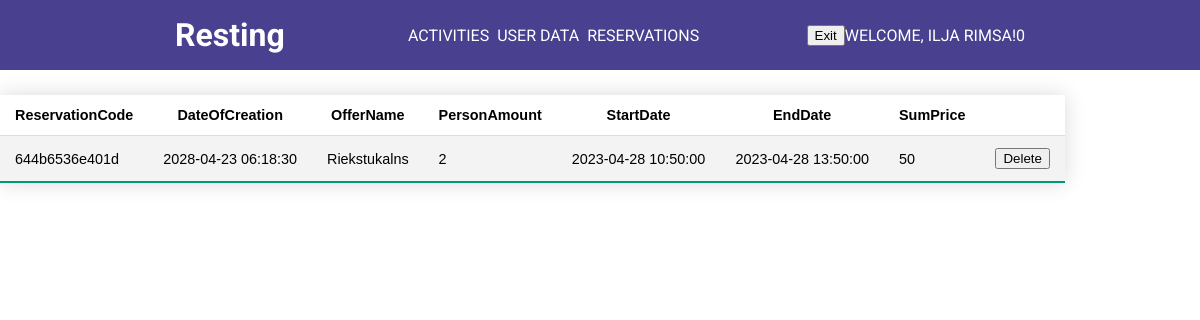
The app's page /php/user/UserReservation.php (signed in), older data.
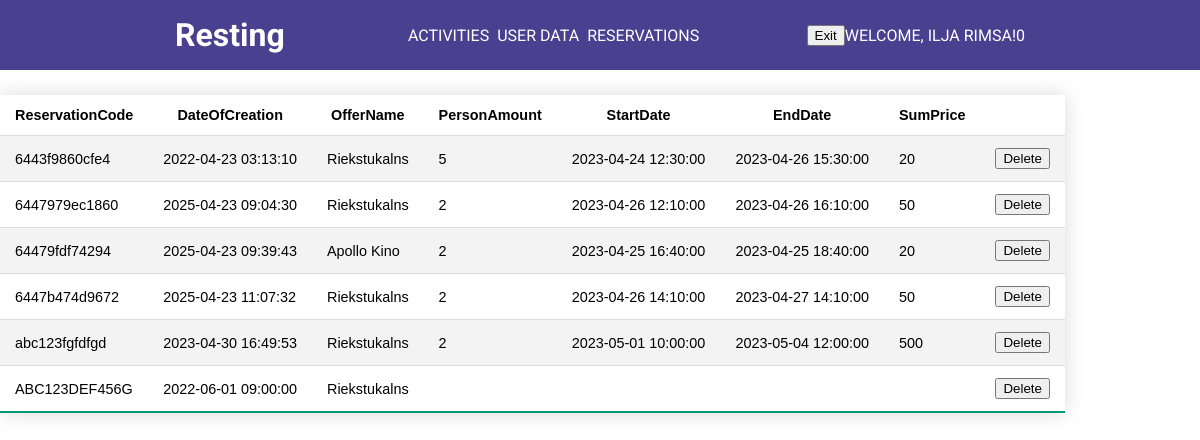
The same page, newer data.
### tables this page shows
CREATE TABLE IF NOT EXISTS `reservation` (
  `ReservationID` int NOT NULL AUTO_INCREMENT,
  `OfferID` int DEFAULT NULL,
  `CustomerID` int DEFAULT NULL,
  `DateOfCreation` datetime DEFAULT NULL,
  `ReservationCode` varchar(13) DEFAULT NULL,
  PRIMARY KEY (`ReservationID`),
  KEY `FK_reservation_offers` (`OfferID`),
  KEY `FK_reservation_customer` (`CustomerID`),
  CONSTRAINT `FK_reservation_customer` FOREIGN KEY (`CustomerID`) REFERENCES `customer` (`CustomerID`),
  CONSTRAINT `FK_reservation_offers` FOREIGN KEY (`OfferID`) REFERENCES `offers` (`OffersID`)
);

CREATE TABLE IF NOT EXISTS `offers` (
  `OffersID` int NOT NULL AUTO_INCREMENT,
  `Name` text,
  `Address` text,
  `Price` text,
  `Details` text,
  `Link` text,
  `ImageID` int DEFAULT NULL,
  PRIMARY KEY (`OffersID`),
  KEY `FK_offers_images` (`ImageID`),
  CONSTRAINT `FK_offers_images` FOREIGN KEY (`ImageID`) REFERENCES `images` (`ImageID`)
);

CREATE TABLE IF NOT EXISTS `reservationdetails` (
  `ReservationDetailsID` int NOT NULL AUTO_INCREMENT,
  `ReservationID` int DEFAULT NULL,
  `PersonAmount` int DEFAULT NULL,
  `StartDate` datetime DEFAULT NULL,
  `EndDate` datetime DEFAULT NULL,
  `SumPrice` int DEFAULT NULL,
  PRIMARY KEY (`ReservationDetailsID`),
  KEY `FK_reservationdetails_reservation` (`ReservationID`),
  CONSTRAINT `FK_reservationdetails_reservation` FOREIGN KEY (`ReservationID`) REFERENCES `reservation` (`ReservationID`)
);

### php/user/UserReservation.php (the view, shortened to what this page needs)
<!DOCTYPE html>
<html>
<head>
	<link rel="stylesheet" href="..\..\css\admin\user_data.css">
</head>
<body>
<header>
    <div class="container row">
        <a href="UserMain.php" class="logo">Resting</a>
        <nav class="nav">
        <ul class="nav__list nav__list--primary">
            <li class="nav__item"><a href="ActivitiesUser.php" class="nav__link">Activities</a></li>
            <li class="nav__item"><a href="#" class="nav__link">User data</a></li>
            <li class="nav__item"><a href="#" class="nav__link">Reservations</a></li>
        </ul>
        <ul class="nav__list">
            <li class="nav__item">
              <a class="nav__link">
                <form action='..\..\FunctionsPHP\logout.php' method="post">
                  <button type="submit" name="logout">Exit</button>
                </form>
              </a>
            </li>
            <li>
              <a class="nav__link">
                <?php
                  if (isset($_SESSION['authorized']) && $_SESSION['authorized'] === true) {
                    echo 'Welcome, ' . $_SESSION['username'] . '!'.  $_SESSION['access'];
                  }
                ?>
              </a>
            </li>
        </ul>
        </nav>
    </div>
    </header>
    <table class="styled-table">
        <tr>
            <th>ReservationCode</th>
            <th>DateOfCreation</th>
            <th>OfferName</th>
            <th>PersonAmount</th>
            <th>StartDate</th>
            <th>EndDate</th>
            <th>SumPrice</th>
        </tr>
        <?php
        include '../../FunctionsPHP/DataBaseConn.php';
        $CustomerID = $_SESSION['CustomerID'];
        $query = $conn->prepare("SELECT * FROM reservation
                        LEFT JOIN Offers ON reservation.OfferID = Offers.OffersID
                        LEFT JOIN reservationdetails ON reservation.ReservationID = reservationdetails.ReservationID
                        WHERE CustomerID = $CustomerID");
        $query->execute();
        $results = $query->fetchAll();
        foreach ($results as $row) {
            echo "<tr><td>" . $row['ReservationCode'] . "</td>";
            echo "<td>" . $row['DateOfCreation'] . "</td>";
            echo "<td>" . $row['Name'] . "</td>";
            echo "<td>" . $row['PersonAmount'] . "</td>";
            echo "<td>" . $row['StartDate'] . "</td>";
            echo "<td>" . $row['EndDate'] . "</td>";
            echo "<td>" . $row['SumPrice'] . "</td>";
            echo "<td>";
            echo "<form action='..\..\FunctionsPHP\DeleteReservation.php' method='post'>";
            echo "<input type='submit' value='Delete'>";
            echo "</form>";
            echo "</td></tr>";
        }
        ?>
    </table>
</body>
</html>

### css/admin/user_data.css (style rules this page uses)
* { box-sizing: border-box; }
body { margin: 0; font-family: "Roboto", sans-serif; }
header { background: #49408f; padding: 1em 0; }
.logo { text-decoration: none; color: #fff; font-size: 2rem; font-weight: bold; margin-right: 0.5em; }
.nav__list { padding: 0; margin: 0; list-style: none; }
.nav__link { color: #fff; text-decoration: none; text-transform: uppercase; }
.container { width: 85%; max-width: 850px; margin: 0 auto; }
.row { display: flex; justify-content: space-between; }
.nav { display: flex; justify-content: space-between; width: 100%; }
.nav__list { display: flex; align-items: center; }
.nav__list--primary { margin: 0 auto; }
.nav__item + .nav__item { margin-left: 0.5em; }
.styled-table { border-collapse: collapse; margin: 25px 0; font-size: 0.9em; font-family: sans-serif; min-width: 400px; box-shadow: 0 0 20px rgba(0, 0, 0, 0.15); }
.styled-table th, .styled-table td { padding: 12px 15px; }
.styled-table tbody tr { border-bottom: 1px solid #dddddd; }
.styled-table tbody tr:nth-of-type(even) { background-color: #f3f3f3; }
.styled-table tbody tr:last-of-type { border-bottom: 2px solid #009879; }

Row changes from the older to the newer data that the page shows:
removed reservation: ReservationCode "644b6536e401d", DateOfCreation "2028-04-23 06:18:30", OfferID.Name "Riekstukalns", reservationdetails.PersonAmount "2", reservationdetails.StartDate "2023-04-28 10:50:00", reservationdetails.EndDate "2023-04-28 13:50:00", reservationdetails.SumPrice "50"
added reservation: ReservationCode "6443f9860cfe4", DateOfCreation "2022-04-23 03:13:10", OfferID.Name "Riekstukalns", reservationdetails.PersonAmount "5", reservationdetails.StartDate "2023-04-24 12:30:00", reservationdetails.EndDate "2023-04-26 15:30:00", reservationdetails.SumPrice "20"
added reservation: ReservationCode "6447979ec1860", DateOfCreation "2025-04-23 09:04:30", OfferID.Name "Riekstukalns", reservationdetails.PersonAmount "2", reservationdetails.StartDate "2023-04-26 12:10:00", reservationdetails.EndDate "2023-04-26 16:10:00", reservationdetails.SumPrice "50"
added reservation: ReservationCode "64479fdf74294", DateOfCreation "2025-04-23 09:39:43", OfferID.Name "Apollo Kino", reservationdetails.PersonAmount "2", reservationdetails.StartDate "2023-04-25 16:40:00", reservationdetails.EndDate "2023-04-25 18:40:00", reservationdetails.SumPrice "20"
added reservation: ReservationCode "6447b474d9672", DateOfCreation "2025-04-23 11:07:32", OfferID.Name "Riekstukalns", reservationdetails.PersonAmount "2", reservationdetails.StartDate "2023-04-26 14:10:00", reservationdetails.EndDate "2023-04-27 14:10:00", reservationdetails.SumPrice "50"
added reservation: ReservationCode "abc123fgfdfgd", DateOfCreation "2023-04-30 16:49:53", OfferID.Name "Riekstukalns", reservationdetails.PersonAmount "2", reservationdetails.StartDate "2023-05-01 10:00:00", reservationdetails.EndDate "2023-05-04 12:00:00", reservationdetails.SumPrice "500"
added reservation: ReservationCode "ABC123DEF456G", DateOfCreation "2022-06-01 09:00:00", OfferID.Name "Riekstukalns"
